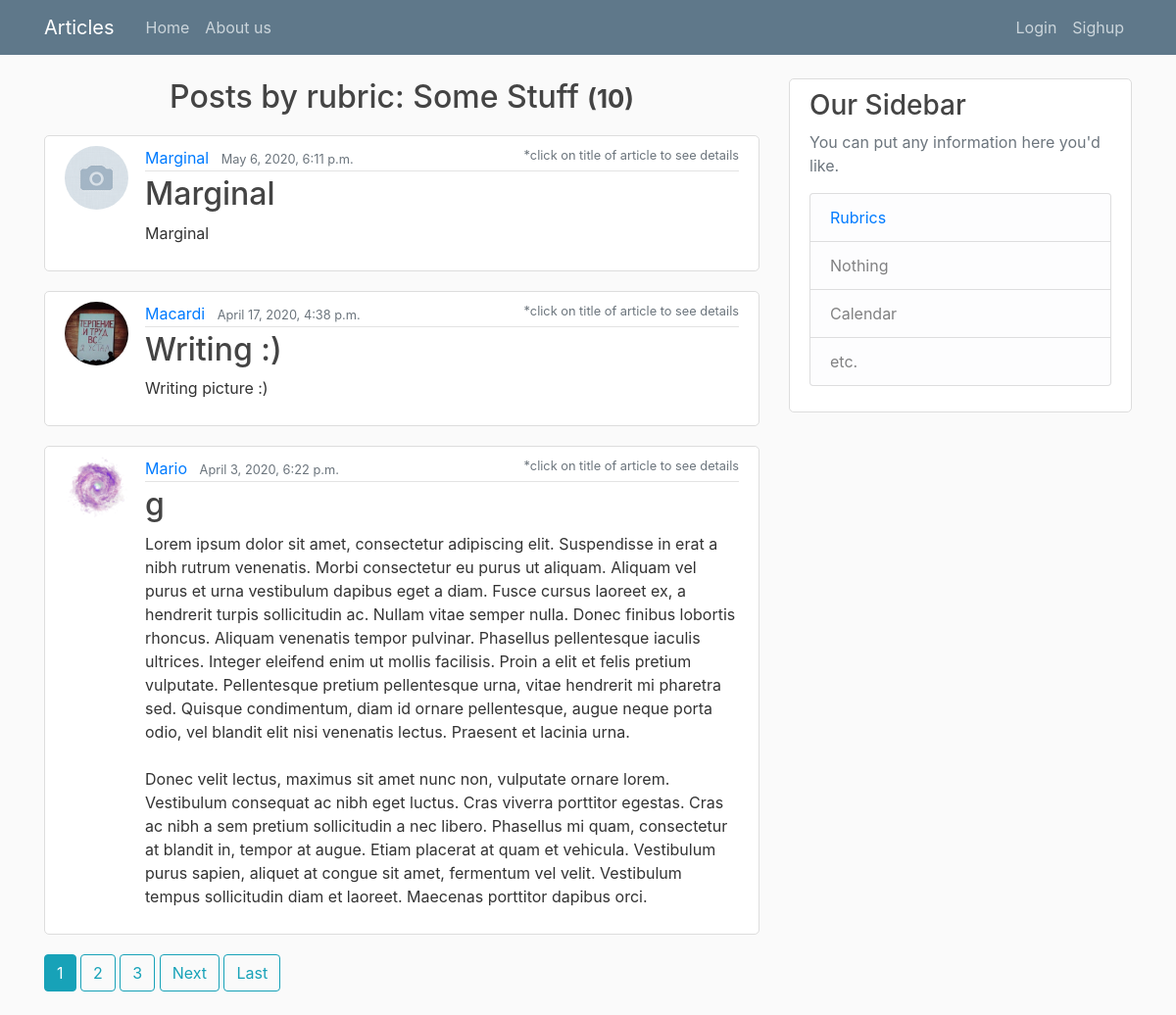
The page /rubrics/some-stuff/ on the database its author committed.
### mysite/apps/articles/models.py (models this page shows, shortened)
class Article(models.Model):
    article_title = models.CharField('title of article', max_length = 200)
    article_text = models.TextField('text of article')
    slug = models.SlugField(unique = True)
    author_article = models.ForeignKey(User, on_delete=models.CASCADE)
    rubric = models.ForeignKey('Rubric', null = True, on_delete = models.PROTECT, blank=True)
    pub_date = models.DateTimeField('date of publication', auto_now_add = True)
    image = models.ImageField('image', blank=True, upload_to='articles_images')
    '''class Meta:
        verbose_name = 'Статья'
        verbose_name_plural = 'Статьи'''

class Rubric(models.Model):
    rubric_name = models.CharField(max_length=50, unique=True)
    rubric_slug = models.SlugField(max_length=50, unique=True)

### mysite/apps/accounts/models.py (models this page shows, shortened)
class Profile(models.Model):
    user = models.OneToOneField(User, on_delete=models.CASCADE)
    image = models.ImageField(default='profile_pics/default.png', upload_to='profile_pics')
    info = models.TextField('Write something about your self', blank=True, max_length = 375)

### mysite/apps/articles/views.py (the view)
# urls.py: path('rubrics/<slug:rubric_slug>/', RubricArticlesListView.as_view(), name='by_rubric'),
class RubricArticlesListView(ListView):
    model = Rubric
    template_name = 'articles/by_rubric.html'
    context_object_name = 'by_rubric'
    ordering = ['-pub_date']
    paginate_by = 3
    def get_queryset(self):
        by_rubric = get_object_or_404(
        Rubric,
        rubric_slug=self.kwargs.get('rubric_slug'))
        return Article.objects.filter(rubric_id=by_rubric).order_by('-pub_date')

### mysite/apps/articles/templates/articles/by_rubric.html (shortened to what this page needs)
{% extends 'base.html' %}
{% block content %}
{% if by_rubric %}
  {% for a in by_rubric %}
  <h2 id="posts_by">Posts by rubric: {{a.rubric.rubric_name}} <small><strong>
    ({{ page_obj.paginator.count }})</strong></small></h2>
  <article class="media content-section">
    <img class="rounded-circle article-img" src="{{ a.author_article.profile.image.url }}">
    <div class="media-body">
      <div class="article-metadata">
        <a class="mr-2" href="{% url 'articles:user_articles' a.author_article.username %}">{{ a.author_article }}</a>
        <small class="text-muted">{{ a.pub_date }}</small>
        <small class="text-muted" id="asterisk">*click on title of article to see details</small>
      </div>
    <h2><a class="article-title" href="{% url 'articles:detail' slug=a.slug %}">{{ a.article_title }}</a></h2>
    <p class="article-content">{{ a.article_text }}</p>
    </div>
  </article>
  {% endfor %}
{% else %}
    No articles found by this rubric! )=
{% endif %}
{% if is_paginated %}
      {% for num in page_obj.paginator.page_range %}
        {% if page_obj.number == num %}
          <a class="btn btn-info mb-4" href="?page={{ num }}">{{ num }}</a>
        {% elif num > page_obj.number|add:'-3' and num < page_obj.number|add:'3' %}
          <a class="btn btn-outline-info mb-4" href="?page={{ num }}">{{ num }}</a>
        {% endif %}
      {% endfor %}
      {% if page_obj.has_next %}
        <a class="btn btn-outline-info mb-4" href="?page={{ page_obj.next_page_number }}">Next</a>
        <a class="btn btn-outline-info mb-4" href="?page={{ page_obj.paginator.num_pages }}">Last</a>
      {% endif %}
    {% endif %}
{% endblock %}

### mysite/static/assets/main.css (style rules this page uses)
body { background: #fafafa; color: #333333; margin-top: 5rem; }
h1, h2, h3, h4, h5, h6 { color: #444444; }
.content-section { background: #ffffff; padding: 10px 20px; border: 1px solid #dddddd; border-radius: 5px; margin-bottom: 20px; position: relative; }
.article-title { color: #444444; }
.article-content { white-space: pre-line; }
.article-img { height: 65px; width: 65px; margin-right: 17px; }
.article-metadata { padding-bottom: 1px; margin-bottom: 4px; border-bottom: 1px solid #e3e3e3 }

### mysite/apps/articles/templates/articles/by_rubric.html (style rules this page uses)
#asterisk { float: right; }
#posts_by { text-align: center; margin-bottom: 20px; }

### rows shown on the page
Article: rubric.rubric_name "Some Stuff", paginator.count "10", author_article.profile.image (placeholder picture), author_article "Marginal", pub_date "May 6, 2020, 6:11 p.m.", article_title "Marginal", article_text "Marginal"
Article: author_article.profile.image (picture), author_article "Macardi", pub_date "April 17, 2020, 4:38 p.m.", article_title "Writing :)", article_text "Writing picture :)"
Article: author_article.profile.image (picture), author_article "Mario", pub_date "April 3, 2020, 6:22 p.m.", article_title "g", article_text "Lorem ipsum dolor sit amet, consectetur adipiscing elit. Suspendisse in erat a nibh rutrum venenatis. Morbi consectetur eu purus ut aliquam. Aliquam vel purus et urna vestibulum dapibus eget a diam. Fusce cursus laoreet ex, a hendrerit turpis sollicitudin ac. Nullam vitae semper nulla. Donec finibus lobortis rhoncus. Aliquam venenatis tempor pulvinar. Phasellus pellentesque iaculis ultrices. Integer eleifend enim ut mollis facilisis. Proin a elit et felis pretium vulputate. Pellentesque pretium pellentesque urna, vitae hendrerit mi pharetra sed. Quisque condimentum, diam id ornare pellentesque, augue neque porta odio, vel blandit elit nisi venenatis lectus. Praesent et lacinia urna. Donec…"

### other values the page prints
{{ num }} "1"
{{ num }} "2" "3"
